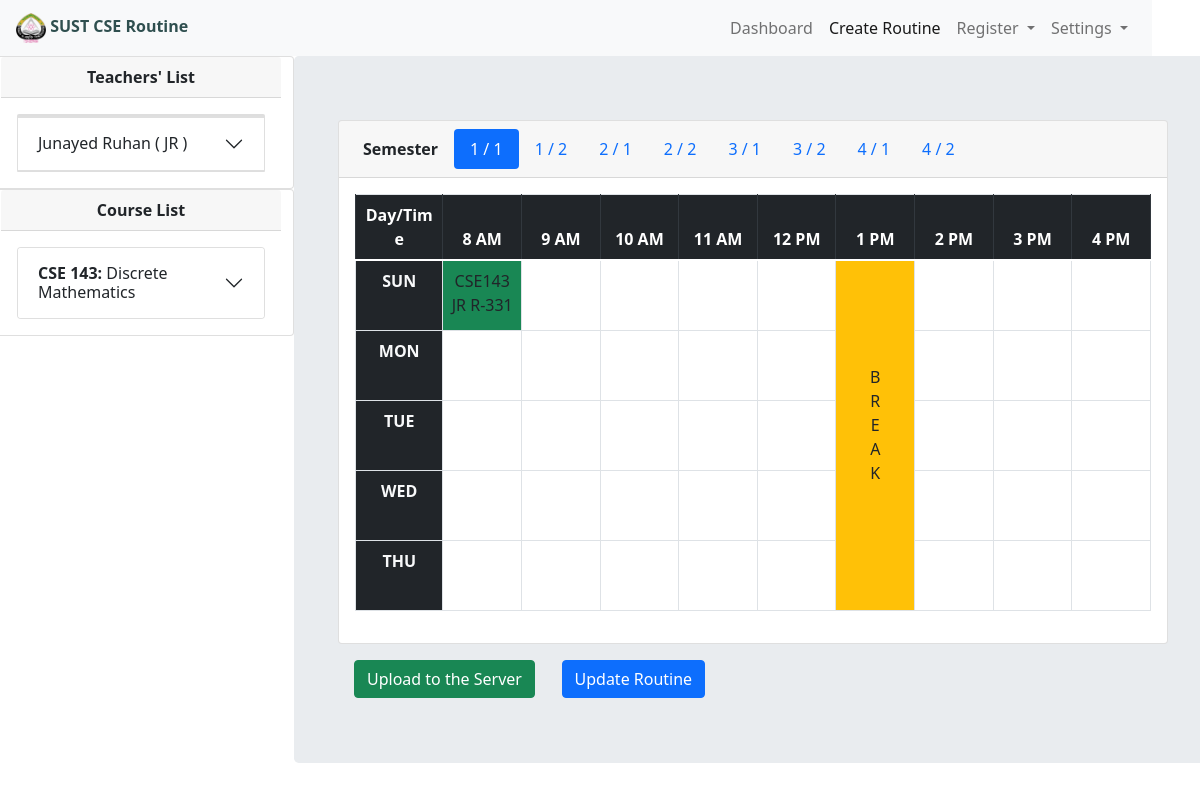
/create-routine/ (signed in), run on an earlier commit of the app's database.
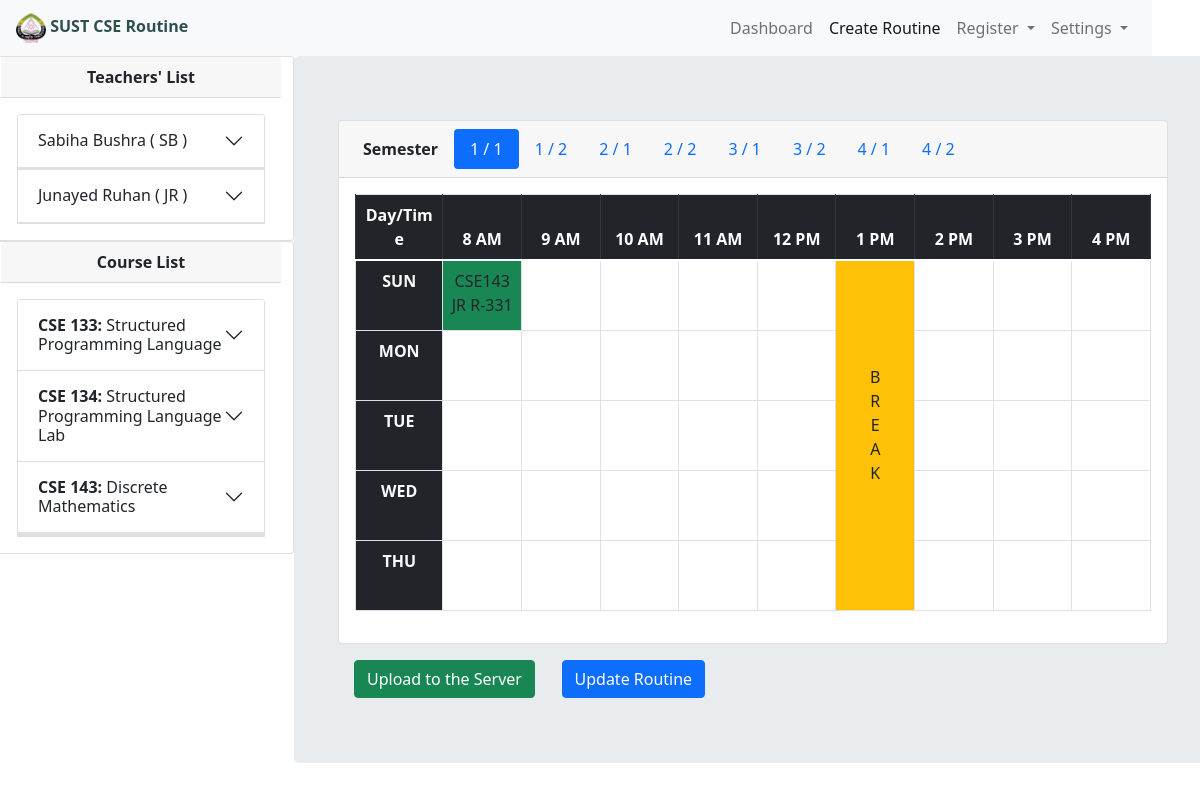
And on a later commit of the database.
### accounts/models.py (models this page shows, shortened)
class Teacher(models.Model):
    DESIGNATION_CHOICES = (
        ('PR', 'Professor'),
        ('ASc', 'Associate Professor'),
        ('ASt', 'Assistant Professor'),
        ('LT', 'Lecturer'),
    )
    user = models.OneToOneField(
        User, on_delete=models.CASCADE, primary_key=True)
    priority = models.IntegerField(_('priority'), default=1)
    designation = models.CharField(
        max_length=3, choices=DESIGNATION_CHOICES, default="Lecturer", blank=True)
    phone_number = PhoneNumberField(null=True, blank=True, max_length=15)
    time_table = models.ManyToManyField(
        TimeTable, through='TeacherEngagement', blank=True)
    objects = TeacherManager()
    class Meta:
        verbose_name = _('teacher')
        verbose_name_plural = _('teachers')
    def getShortName(self):
        f_name = self.user.first_name.split()
        l_name = self.user.last_name.split()
        shortName = ""
        for name in f_name:
            shortName += name[0]
        for name in l_name:
            shortName += name[0]
        return shortName.upper()

class User(AbstractBaseUser, PermissionsMixin):
    email = models.EmailField(_('email address'), unique=True)
    first_name = models.CharField(_('first name'), max_length=30, blank=True)
    last_name = models.CharField(_('last name'), max_length=30, blank=True)
    date_joined = models.DateTimeField(_('date joined'), auto_now_add=True)
    is_staff = models.BooleanField(_('staff'), default=False)
    is_active = models.BooleanField(_('active'), default=True)
    avatar = models.ImageField(
        default="avatars/default_avatar.png", upload_to='avatars/', null=True, blank=True)
    is_student = models.BooleanField(default=False)
    is_teacher = models.BooleanField(default=False)
    objects = UserManager()
    USERNAME_FIELD = 'email'
    REQUIRED_FIELDS = []
    class Meta:
        verbose_name = _('user')
        verbose_name_plural = _('users')
    def get_full_name(self):
        full_name = '%s %s' % (self.first_name, self.last_name)
        return full_name.strip()

### core/models.py (models this page shows)
class Course(models.Model):
    TYPE_CHOICES = (
        ('THEORY', 'Theory'),
        ('LAB', 'Lab')
    )
    PREFERENCE_CHOICES = (
        ('MAJOR', 'Major'),
        ('MINOR', 'Non-Major')
    )
    SEMESTER_CHOICES = (
        ('11', '1/1'),
        ('12', '1/2'),
        ('21', '2/1'),
        ('22', '2/2'),
        ('31', '3/1'),
        ('32', '3/2'),
        ('41', '4/1'),
        ('42', '4/2'),
    )
    course_name = models.CharField(_('Course Name'), max_length=60)
    course_code = models.CharField(
        _('Course Code'), max_length=10, unique=True)
    course_type = models.CharField(
        _('Course Type'), max_length=6, choices=TYPE_CHOICES)
    course_credit = models.DecimalField(
        _('Course Credit'), max_digits=2, decimal_places=1)
    preference = models.CharField(
        _('Department Preference'), max_length=5, choices=PREFERENCE_CHOICES)
    semester = models.CharField(
        _('Semester'), max_length=2, choices=SEMESTER_CHOICES)
    teacher = models.ForeignKey(Teacher, on_delete=models.RESTRICT)
    objects = CourseManager()
    class Meta:
        verbose_name = _('course')
        verbose_name_plural = _('courses')
    def getCourseClassHours(self):
        if self.course_type == "THEORY":
            return int(self.course_credit)
        else:
            return int(self.course_credit) * 2
    def __str__(self):
        return self.course_code

### accounts/decorators.py (the view)
    def wrapper_func(request, *args, **kwargs):
        if request.user.is_superuser:
            return view_func(request, *args, **kwargs)
        elif request.user.is_teacher:
            return redirect('teacher_profile')
        else:
            return redirect('view_routine')

### core/templates/core/create_routine.html (shortened to what this page needs)
{% extends 'core/admin_base.html' %}
{% load crispy_forms_tags %}
{% block teacher_list %}
{% for teacher in teachers %}
<div class="accordion-item">
    <h2 class="accordion-header" id="teacher{{teacher.pk}}" style="display: none;">
        <button class="accordion-button collapsed" type="button" data-toggle="collapse"
            data-target="#collapse{{teacher.pk}}" aria-expanded="true" aria-controls="collapse{{teacher.pk}}">
            {{ teacher.user.get_full_name }} ( {{teacher.getShortName}} )
        </button>
    </h2>
</div>
{% endfor %}
{% endblock %}
{% block course_list %}
{% for course in courses %}
<div class="accordion-item">
    <h2 class="accordion-header" id="{{ course.course_code|cut:' ' }}">
        <button class="accordion-button collapsed" type="button" data-toggle="collapse"
            data-target="#collapse{{course.course_code|cut:' '}}" aria-expanded="true"
            aria-controls="collapse{{course.course_code|cut:' '}}">
            <span><strong>{{ course.course_code }}:</strong> {{ course.course_name }}</span>
        </button>
    </h2>
</div>
{% endfor %}
{% endblock %}
{% block navbar %}
{% with current='create' %}{{ block.super }}{% endwith %}
{% endblock navbar %}
{% block body %}
<div class="row jumbotron">
    <div class="col-md-12">
        <div class="card">
            <div class="card-header">
                <ul class="nav nav-pills card-header-pills" id="routine" role="tablist">
                    <li class="nav-item">
                        <span class="nav-link text-dark"><strong>Semester</strong></span>
                    </li>
                    <li class="nav-item">
                        <button class="nav-link active" id="pills-11-tab" data-bs-toggle="pill" data-target="#pills-11"
                            type="button" role="tab" aria-controls="pills-11" aria-selected="true">1 / 1</button>
                    </li>
                    <li class="nav-item">
                        <button class="nav-link" id="pills-12-tab" data-bs-toggle="pill" data-target="#pills-12"
                            type="button" role="tab" aria-controls="pills-12" aria-selected="false">1 / 2</button>
                    </li>
                    <li class="nav-item">
                        <button class="nav-link" id="pills-21-tab" data-bs-toggle="pill" data-target="#pills-21"
                            type="button" role="tab" aria-controls="pills-21" aria-selected="false">2 / 1</button>
                    </li>
                    <li class="nav-item">
                        <button class="nav-link" id="pills-22-tab" data-bs-toggle="pill" data-target="#pills-22"
                            type="button" role="tab" aria-controls="pills-22" aria-selected="false">2 / 2</button>
                    </li>
                    <li class="nav-item">
                        <button class="nav-link" id="pills-31-tab" data-bs-toggle="pill" data-target="#pills-31"
                            type="button" role="tab" aria-controls="pills-31" aria-selected="false">3 / 1</button>
                    </li>
                    <li class="nav-item">
                        <button class="nav-link" id="pills-32-tab" data-bs-toggle="pill" data-target="#pills-32"
                            type="button" role="tab" aria-controls="pills-32" aria-selected="false">3 / 2</button>
                    </li>
                    <li class="nav-item">
                        <button class="nav-link" id="pills-41-tab" data-bs-toggle="pill" data-target="#pills-41"
                            type="button" role="tab" aria-controls="pills-41" aria-selected="false">4 / 1</button>
                    </li>
                    <li class="nav-item">
                        <button class="nav-link" id="pills-42-tab" data-bs-toggle="pill" data-target="#pills-42"
                            type="button" role="tab" aria-controls="pills-42" aria-selected="false">4 / 2</button>
                    </li>
                </ul>
            </div>
            <div class="card-body">
                <div class="tab-content" id="pills-tabContent">
                    <div class="tab-pane fade show active" id="pills-11" role="tabpanel" aria-labelledby="pills-11-tab">
                        {% include "core/admin_routine.html" with semester="11"%}
                    </div>
                </div>
            </div>
        </div>
    </div>
    <div class="row">
        <div class="col-md-3 ml-3">
            <form action="" method="POST">
                <button class="btn btn-success mt-3" type="submit" id="uploadToServer" style="display: inline-block;">
                    Upload to the Server
                </button>
            </form>
        </div>
        <div class="mt-3 col-md-3">
            <button class="btn btn-primary" onclick="startUpdate()" style="display: inline-block;"
                id="updateSchedule">
                Update Routine
            </button>
        </div>
    </div>
    <div class="col-md-3">
    </div>
</div>
{% endblock body %}

### core/templates/core/admin_base.html (shortened to what this page needs)
{% load static %}
<!DOCTYPE html>
<html lang="en">
<head>
    <link rel="stylesheet" href="https://stackpath.bootstrapcdn.com/bootstrap/4.1.3/css/bootstrap.min.css"
>
    <link rel="stylesheet" href="https://use.fontawesome.com/releases/v5.6.1/css/all.css"
>
    <link href="https://cdn.jsdelivr.net/npm/bootstrap@5.0.1/dist/css/bootstrap.min.css" rel="stylesheet"
>
</head>
<body>
    {% block navbar %}
    {% include 'core/admin_navbar.html' %}
    {% endblock navbar %}
    <div class="mcw">
        <div class="row">
            <div class="col-md-3">
                <div class="row">
                    <div class="card">
                        <div class="card-header text-center"><strong>Teachers' List</strong></div>
                        <div class="card-body">
                            <div class="accordion" id="teacher_list">
                                {% block teacher_list %}
                                {% endblock %}
                            </div>
                        </div>
                    </div>
                    <div class="card">
                        <div class="card-header text-center"><strong>Course List</strong></div>
                        <div class="card-body">
                            <div class="accordion" id="course_list">
                                {% block course_list %}
                                {% endblock %}
                            </div>
                        </div>
                    </div>
                </div>
            </div>
            <div class="col-md-9">
                {% block body %}
                {% endblock %}
            </div>
        </div>
    </div>
</body>
</html>

### core/templates/core/admin_navbar.html (shortened to what this page needs)
{% load static %}
<nav class="navbar navbar-expand-lg navbar-light bg-light mr-5">
    <a href="{% url 'home' %}" style="text-decoration: none; color: darkslategray">
        <img id="nav_logo" src="{% static 'images\logo.png' %}" style="height: 30px; width: 30px">
        <strong>SUST CSE Routine</strong>
    </a>
    <div class="collapse navbar-collapse justify-content-end" id="navbarNavDropdown">
        <ul class="navbar-nav">
            <li class="nav-item {% if current == 'home' %}active{% endif %}">
                <a class="nav-link" href="{% url 'home' %}">Dashboard <span class="sr-only">(current)</span></a>
            </li>
            <li class="nav-item {% if current == 'create' %}active{% endif %}">
                <a class="nav-link" href="{% url 'create_routine' %}">Create Routine</a>
            </li>
            <li class="nav-item dropdown">
                <a class="nav-link dropdown-toggle" href="#" id="registerDropdown" data-toggle="dropdown"
                    aria-haspopup="false" aria-expanded="false">
                    Register
                </a>
            </li>
            <li class="nav-item dropdown">
                <a class="nav-link dropdown-toggle" href="#" id="logoutDropdown" data-toggle="dropdown"
                    aria-haspopup="false" aria-expanded="false">
                    Settings
                </a>
            </li>
        </ul>
    </div>
</nav>

### core/templates/core/admin_routine.html
{% load static %}
{% load crispy_forms_tags %}
<div class="schedule">
    <table class="table table-bordered" style="table-layout: fixed;">
        <thead class="thead-dark text-center bg-dark text-light">
            <tr>
                <th scope="col" style="width: 11%;">Day/Time</th>
                <th scope="col">8 AM</th>
                <th scope="col">9 AM</th>
                <th scope="col">10 AM</th>
                <th scope="col">11 AM</th>
                <th scope="col">12 PM</th>
                <th scope="col">1 PM</th>
                <th scope="col">2 PM</th>
                <th scope="col">3 PM</th>
                <th scope="col">4 PM</th>
            </tr>
        </thead>
        <tbody style="height: 50px;">
            <tr class="text-center" style="height: 70px;">
                <th class="bg-dark text-light" scope="col">SUN</th>
                <td scope="col" id="{{semester}}SUN8"></td>
                <td scope="col" id="{{semester}}SUN9"></td>
                <td scope="col" id="{{semester}}SUN10"></td>
                <td scope="col" id="{{semester}}SUN11"></td>
                <td scope="col" id="{{semester}}SUN12"></td>
                <td class="bg-warning" rowspan="6"><br><br><br><br>B<br>R<br>E<br>A<br>K</td>
                <td scope="col" id="{{semester}}SUN2"></td>
                <td scope="col" id="{{semester}}SUN3"></td>
                <td scope="col" id="{{semester}}SUN4"></td>
            </tr>
            <tr class="text-center" style="height: 70px;">
                <th class="bg-dark text-light" scope="col">MON</th>
                <td scope="col" id="{{semester}}MON8"></td>
                <td scope="col" id="{{semester}}MON9"></td>
                <td scope="col" id="{{semester}}MON10"></td>
                <td scope="col" id="{{semester}}MON11"></td>
                <td scope="col" id="{{semester}}MON12"></td>
                <td scope="col" id="{{semester}}MON2"></td>
                <td scope="col" id="{{semester}}MON3"></td>
                <td scope="col" id="{{semester}}MON4"></td>
            </tr>
            <tr class="text-center" style="height: 70px;">
                <th class="bg-dark text-light" scope="col">TUE</th>
                <td scope="col" id="{{semester}}TUE8"></td>
                <td scope="col" id="{{semester}}TUE9"></td>
                <td scope="col" id="{{semester}}TUE10"></td>
                <td scope="col" id="{{semester}}TUE11"></td>
                <td scope="col" id="{{semester}}TUE12"></td>
                <td scope="col" id="{{semester}}TUE2"></td>
                <td scope="col" id="{{semester}}TUE3"></td>
                <td scope="col" id="{{semester}}TUE4"></td>
            </tr>
            <tr class="text-center" style="height: 70px;">
                <th class="bg-dark text-light" scope="col">WED</th>
                <td scope="col" id="{{semester}}WED8"></td>
                <td scope="col" id="{{semester}}WED9"></td>
                <td scope="col" id="{{semester}}WED10"></td>
                <td scope="col" id="{{semester}}WED11"></td>
                <td scope="col" id="{{semester}}WED12"></td>
                <td scope="col" id="{{semester}}WED2"></td>
                <td scope="col" id="{{semester}}WED3"></td>
                <td scope="col" id="{{semester}}WED4"></td>
            </tr>
            <tr class="text-center" style="height: 70px;">
                <th class="bg-dark text-light" scope="col">THU</th>
                <td scope="col" id="{{semester}}THU8"></td>
                <td scope="col" id="{{semester}}THU9"></td>
                <td scope="col" id="{{semester}}THU10"></td>
                <td scope="col" id="{{semester}}THU11"></td>
                <td scope="col" id="{{semester}}THU12"></td>
                <td scope="col" id="{{semester}}THU2"></td>
                <td scope="col" id="{{semester}}THU3"></td>
                <td scope="col" id="{{semester}}THU4"></td>
            </tr>
        </tbody>
    </table>
</div>

What changed in the data, as far as the page shows it:
now on this page (row unchanged): Teacher: user.get_full_name "Sabiha Bushra", getShortName "SB"
added Course: course_code "CSE 133", course_name "Structured Programming Language"
added Course: course_code "CSE 134", course_name "Structured Programming Language Lab"
